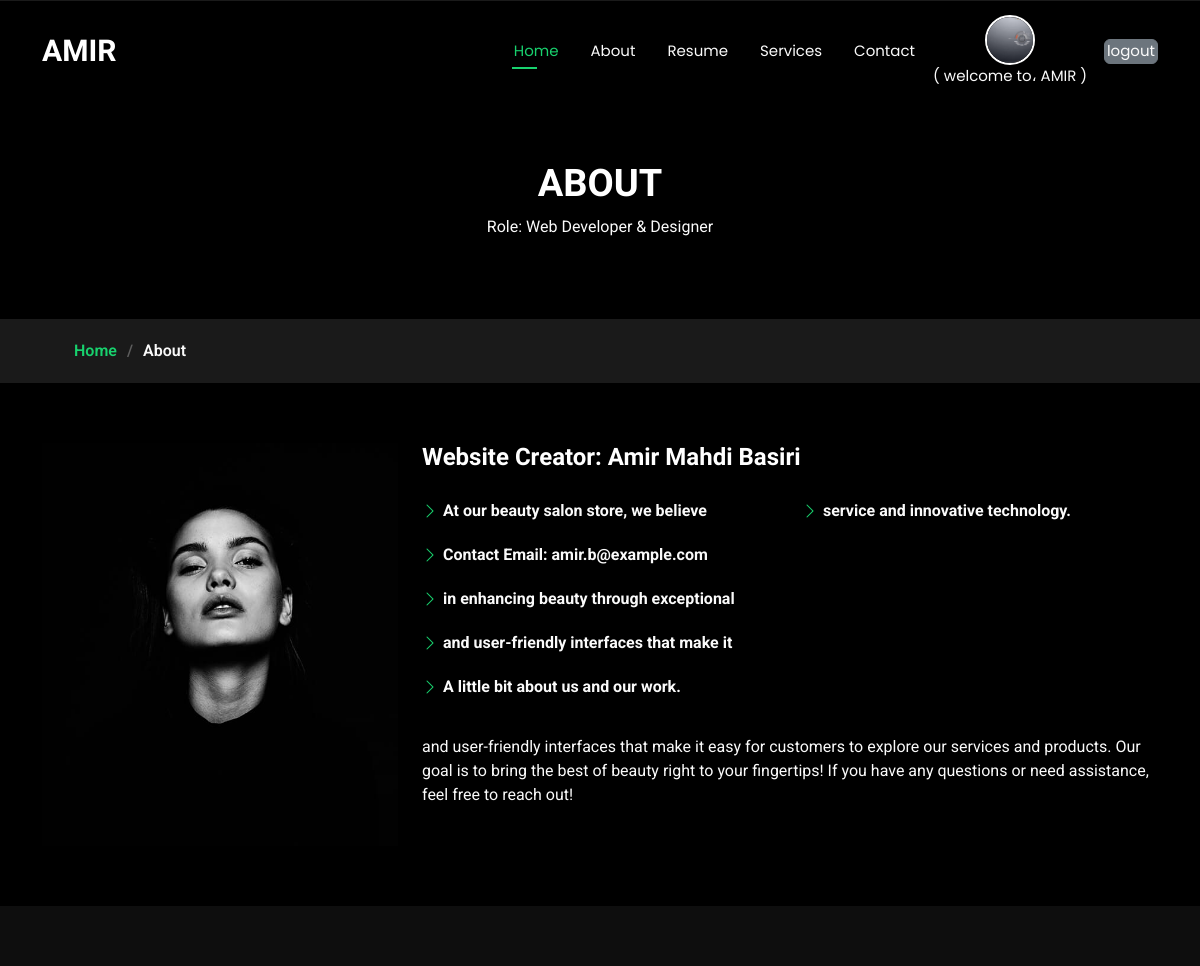
The page /about/ (signed in) on the database its author committed.
### root/models.py (models this page shows, shortened)
class About(models.Model):
    PAGE_NAME = models.CharField(max_length=100, default="test")
    A_LITTLE_ABOUT_US = models.CharField(max_length=100, default="test")
    CREATOR_NAME = models.CharField(max_length=100, default="test")
    ROLE = models.CharField(max_length=100, default="test")
    EMAIL = models.CharField(max_length=100, default="test")
    SERVICES = models.CharField(max_length=100, default="test")
    INTERESTS = models.CharField(max_length=100, default="test")
    ONLINE_PRESENTATION = models.CharField(max_length=100, default="test")
    WORK_HISTORY = models.CharField(max_length=100, default="test")
    DESCRIPTION = models.TextField(default="test")
    scheduled = models.DateTimeField(default=timezone.now)
    status = models.BooleanField(default=False)
    created_at = models.DateTimeField(auto_now_add=True)
    updated_at = models.DateTimeField(auto_now=True)
    class Meta:
        ordering = ('created_at',)

### root/views.py (the view)
# urls.py: path('about/', about, name='about'),
def about(request):
    abouts = About.objects.filter(status=True)
    return render(request, "root/about.html", {"abouts": abouts})

### templates/root/about.html (shortened to what this page needs)
{% extends "base.html" %}
{% load static %}
{% block 'content' %}
  <main class="main">
    <div class="page-title" data-aos="fade">
      <div class="heading">
        <div class="container">
          <div class="row d-flex justify-content-center text-center">
            {% for about in abouts %}
            <div class="col-lg-8">
              <h1>{{about.PAGE_NAME}}</h1>
              <p class="mb-0">{{about.A_LITTLE_ABOUT_US}}</p>
            </div>
            {% endfor %}
          </div>
        </div>
      </div>
      <nav class="breadcrumbs">
        <div class="container">
          <ol>
            <li><a href="{% url 'root:home' %}">Home</a></li>
            <li class="current">About</li>
          </ol>
        </div>
      </nav>
    </div>
    <section id="about" class="about section">
      <div class="container" data-aos="fade-up" data-aos-delay="100">
        <div class="row gy-4 justify-content-center">
          <div class="col-lg-4">
            <img src="{% static 'assets/img/profile-img.jpg' %}" class="img-fluid" alt="">
          </div>
          {% for about in abouts %}
          <div class="col-lg-8 content">
            <h2>{{about.CREATOR_NAME}}</h2>
            <div class="row">
              <div class="col-lg-6">
                <ul>
                  <li><i class="bi bi-chevron-right"></i> <strong>{{about.ROLE}}</strong></li>
                  <li><i class="bi bi-chevron-right"></i> <strong>{{about.EMAIL}}</strong></li>
                  <li><i class="bi bi-chevron-right"></i> <strong>{{about.SERVICES}}</strong></li>
                  <li><i class="bi bi-chevron-right"></i> <strong>{{about.INTERESTS}}</strong></li>
                  <li><i class="bi bi-chevron-right"></i> <strong>{{about.ONLINE_PRESENTATION}}</strong></li>
                </ul>
              </div>
              <div class="col-lg-6">
                <ul>
                  <li><i class="bi bi-chevron-right"></i> <strong>{{about.WORK_HISTORY}}</strong></li>
                </ul>
              </div>
            </div>
            <p class="py-3">
              {{about.DESCRIPTION}}
            </p>
          </div>
        </div>
        {% endfor %}
      </div>
    </section>
  </main>
  {% endblock 'content' %}

### templates/base.html (shortened to what this page needs)
{% load static %}
<!DOCTYPE html>
<html lang="en">
<head>
  <link href="{% static 'assets/vendor/bootstrap/css/bootstrap.min.css' %}" rel="stylesheet">
  <link href="{% static 'assets/vendor/bootstrap-icons/bootstrap-icons.css' %}" rel="stylesheet">
  <link href="{% static 'assets/vendor/aos/aos.css' %}" rel="stylesheet">
  <link href="{% static 'assets/vendor/swiper/swiper-bundle.min.css' %}" rel="stylesheet">
  <link href="{% static 'assets/vendor/glightbox/css/glightbox.min.css' %}" rel="stylesheet">
  <link href="{% static 'assets/css/main.css' %}" rel="stylesheet">
</head>
<body class="index-page">
  <header id="header" class="header d-flex align-items-center fixed-top">
    <div class="container-fluid container-xl position-relative d-flex align-items-center justify-content-between">
      <a href="{% url 'root:home' %}" class="logo d-flex align-items-center">
        <h1 class="sitename">AMIR</h1>
      </a>
      <nav id="navmenu" class="navmenu">
        <ul>
          <li><a href={% url 'root:home' %} class="active">Home</a></li>
          <li><a href={% url 'root:about' %}>About</a></li>
          <li><a href={% url 'root:resume' %}>Resume</a></li>
          <li><a href={% url 'root:services' %}>Services</a></li>
          <li><a href={% url 'root:contact' %}>Contact</a></li>
          {% if user.is_authenticated %}
            <a href="{% url 'root:Change' %}" class="nav-link text-center">
              <img src="{% if user.userprofile.image %}{{ user.userprofile.image.url }}{% else %}/media/profile_pics/default.jpg{% endif %}"
                   alt="Profile Icon" class="profile-icon">
                   <span>( welcome to، {{ user.username }} )</span>
          </a>
          <span class="separator">ㅤ</span>
              <a href="{% url 'root:logout' %}" class="btn btn-secondary">logout</a>
          {% endif %}
        </ul>
      </nav>
    </div>
  </header>
{% block 'content' %}
{% endblock 'content' %}
  <footer id="footer" class="footer dark-background">
  </footer>
</body>
</html>

### static/assets/css/main.css (style rules this page uses)
:root { --default-font: "Roboto", system-ui, -apple-system, "Segoe UI", Roboto, "Helvetica Neue", Arial, "Noto Sans", "Liberation Sans", sans-serif, "Apple Color Emoji", "Segoe UI Emoji", "Segoe UI Symbol", "Noto Color Emoji"; --heading-font: "Raleway", sans-serif; --nav-font: "Poppins", sans-serif; }
:root { --background-color: #000000; --default-color: #fafafa; --heading-color: #ffffff; --accent-color: #18d26e; --surface-color: #1a1a1a; --contrast-color: #000000; }
:root { --nav-color: #fafafa; --nav-hover-color: #18d26e; --nav-mobile-background-color: #1a1a1a; --nav-dropdown-background-color: #1a1a1a; --nav-dropdown-color: #fafafa; --nav-dropdown-hover-color: #18d26e; }
.dark-background { --background-color: rgba(15, 15, 15, 0.975); --default-color: #ffffff; --heading-color: #ffffff; --surface-color: #292929f9; --contrast-color: #000000; }
:root { scroll-behavior: smooth; }
body { color: var(--default-color); background-color: var(--background-color); font-family: var(--default-font); }
a { color: var(--accent-color); text-decoration: none; transition: 0.3s; }
h1, h2, h3, h4, h5, h6 { color: var(--heading-color); font-family: var(--heading-font); }
.header { --background-color: rgba(0, 0, 0, 0); color: var(--default-color); background-color: var(--background-color); padding: 15px 0; transition: all 0.5s; z-index: 997; }
.header .logo { line-height: 1; }
.header .logo h1 { font-size: 30px; margin: 0; font-weight: 700; color: var(--heading-color); }
@media (min-width: 1200px) { .navmenu { padding: 0; } }
@media (min-width: 1200px) { .navmenu ul { margin: 0; padding: 0; display: flex; list-style: none; align-items: center; } }
@media (min-width: 1200px) { .navmenu li { position: relative; } }
@media (min-width: 1200px) { .navmenu>ul>li { white-space: nowrap; padding: 15px 14px; } }
@media (min-width: 1200px) { .navmenu a, .navmenu a:focus { color: var(--nav-color); font-size: 15px; padding: 0 2px; font-family: var(--nav-font); font-weight: 400; display: flex; align-items: center; justify-content: space-between; white-space: nowrap; transition: 0.3s; position: relative; } }
@media (min-width: 1200px) { .navmenu>ul>li>a:before { content: ""; position: absolute; height: 2px; bottom: -6px; left: 0; background-color: var(--nav-hover-color); visibility: hidden; width: 0px; transition: all 0.3s ease-in-out 0s; } }
@media (min-width: 1200px) { .navmenu a:hover:before, .navmenu li:hover>a:before, .navmenu .active:before { visibility: visible; width: 25px; } }
@media (min-width: 1200px) { .navmenu li:hover>a, .navmenu .active, .navmenu .active:focus { color: var(--nav-hover-color); } }
.footer { color: var(--default-color); background-color: var(--background-color); font-size: 14px; text-align: center; padding: 30px 0; position: relative; }
.page-title { color: var(--default-color); background-color: var(--background-color); position: relative; }
.page-title .heading { padding: 160px 0 80px 0; border-top: 1px solid color-mix(in srgb, var(--default-color), transparent 90%); }
.page-title .heading h1 { font-size: 38px; font-weight: 700; }
.page-title nav { background-color: color-mix(in srgb, var(--default-color), transparent 90%); padding: 20px 0; }
.page-title nav ol { display: flex; flex-wrap: wrap; list-style: none; margin: 0; font-size: 16px; font-weight: 600; }
.page-title nav ol li+li { padding-left: 10px; }
.page-title nav ol li+li::before { content: "/"; display: inline-block; padding-right: 10px; color: color-mix(in srgb, var(--default-color), transparent 70%); }
section, .section { color: var(--default-color); background-color: var(--background-color); padding: 60px 0; scroll-margin-top: 100px; overflow: clip; }
.about .content h2 { font-weight: 700; font-size: 24px; }
.about .content ul { list-style: none; padding: 0; }
.about .content ul li { margin-bottom: 20px; display: flex; align-items: center; }
.about .content ul strong { margin-right: 10px; }
.about .content ul i { font-size: 16px; margin-right: 5px; color: var(--accent-color); line-height: 0; }

### templates/base.html (style rules this page uses)
.profile-icon { width: 50px; height: 50px; border-radius: 50%; object-fit: cover; border: 2px solid #fff; display: block; margin: 0 auto; }
.nav-link { display: flex; flex-direction: column; align-items: center; text-decoration: none; color: black; }

### rows shown on the page
About: PAGE_NAME "ABOUT", A_LITTLE_ABOUT_US "Role: Web Developer & Designer", CREATOR_NAME "Website Creator: Amir Mahdi Basiri", ROLE "At our beauty salon store, we believe", EMAIL "Contact Email: amir.b@example.com", SERVICES "in enhancing beauty through exceptional", INTERESTS "and user-friendly interfaces that make it", ONLINE_PRESENTATION "A little bit about us and our work.", WORK_HISTORY "service and innovative technology.", DESCRIPTION "and user-friendly interfaces that make it easy for customers to explore our services and products. Our goal is to bring the best of beauty right to your fingertips! If you have any questions or need assistance, feel free to reach out!"

### other values the page prints
{{ user.username }} "AMIR"
